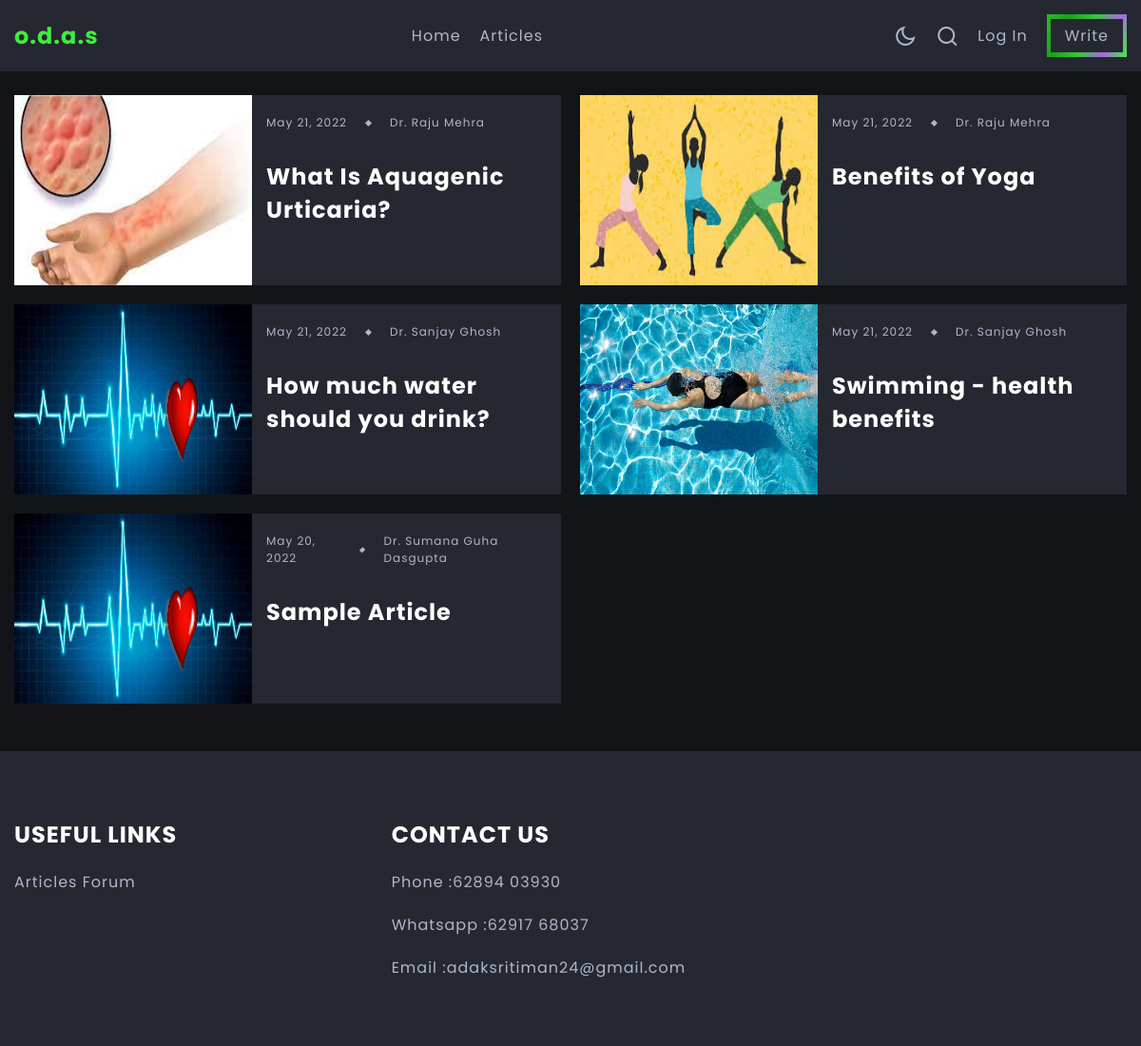
The page /articles/results/ on the database its author committed.
### article/models.py (models this page shows, shortened)
class Article(models.Model):
    author = models.ForeignKey(Doctor, on_delete=models.CASCADE)
    title=models.CharField(max_length=100)
    upload_date=models.DateField(auto_now_add=True)
    image = models.ImageField(upload_to='blogs/%Y/%m/%d/', default='heart.jpg')
    blog=models.TextField(max_length=6500)

### article/views.py (the view)
# urls.py: path('results/', views.results, name='results'),
def results(request):
    articles_list=Article.objects.order_by("-upload_date")
    return render(request, 'article/results.html', {'articles':articles_list})

### article/templates/article/results.html (shortened to what this page needs)
{% extends 'article/base1.html' %}
{% load static %}
{% block content %}
<section class="result-posts section section-header-offset">
    <div class="container">
        <div class="results-grid-wrapper d-grid">
            {% for article in articles %}
                <a href="{% url 'read_article' article.id %}" class="article d-grid">
                    <div class="results-image-wrapper">
                        <img src="{{article.image.url}}" alt="Couldn\'t load image">
                    </div>
                    <div class="article-data-container">
                        <div class="article-data">
                            <span>{{article.upload_date}}</span>
                            <span class="article-data-spacer"></span>
                            <span>Dr. {{article.author.first_name}} {{article.author.last_name}}</span>
                        </div>
                        <h3 class="title article-title">{{article.title}}</h3>
                    </div>
                </a>
            {% endfor %}
        </div>
    </div>
</section>
{% endblock content %}

### article/static/article/css/main.css (style rules this page uses)
:root { --light-color: #fff; --light-color-alt: #afb6cd; --dark-color: #131417; --dark-color-alt: #252830; --hover-color: rgb(64, 236, 64); --hover-color-alt: #fff; --transparent-light-color:rgba(255,255,255,0.05); --transparent-dark-color:rgba(0,0,0,0.75); --gradient-color: linear-gradient(115deg, rgb(40, 185, 40), rgb(28, 161, 28), rgb(56, 200, 56), #a767e5, var(--hover-color)); --font-family:'Poppins',sans-serif; --font-size-xsm:1.2rem; --font-size-sm:1.6rem; --font-size-md:2.4rem; --font-size-lg:3rem; --font-size-xl:4rem; --gap:2rem; --margin-sm:2rem; --margin-md:3rem; --item-min-height-sm:20rem; --item-min-height-md:30rem; }
* { margin: 0; padding: 0; box-sizing: border-box; }
html { font-size: 62.5%; }
body { font-family: var(--font-family); font-size: var(--font-size-sm); color: var(--light-color-alt); background-color: var(--dark-color); letter-spacing: 1px; transition: background-color .25s, color .25s; }
a { text-decoration: none; color: inherit; height: fit-content; }
img { max-width: 100%; display: block; }
.container { max-width: 160rem; margin: 0 auto; padding: 0 1.5rem; }
.d-grid { display: grid; }
.section { padding-block: 5rem; }
.section-header-offset { margin-top: 5rem; }
.article-data-spacer { width: 0.5rem; height: 0.5rem; background-color: var(--light-color-alt); transform: rotate(45deg); }
.article-data { display: flex; align-items: center; gap: var(--gap); font-size: var(--font-size-xsm); margin-bottom: 1rem; }
.title { padding-top: 2rem; color: var(--light-color); }
.article { position: relative; min-height: var(--item-min-height-md); }
.article-data-container { position: absolute; bottom: 0; left: 0; padding: 2rem 1.5rem; background-color: var(--transparent-dark-color); z-index: 10; width: 100%; transition: background-color 0.5s; }
.article-title { font-size: var(--font-size-md); }
.results-grid-wrapper { gap: var(--gap); }
.results-image-wrapper, .result-posts .article { min-height: var(--item-min-height-sm); }
.result-posts .article { background-color: var(--dark-color-alt); }
.results-image-wrapper { position: relative; }
.results-image-wrapper img { position: absolute; height: 100%; width: 100%; }
.results-grid-wrapper .article-data-container { position: static; background-color: transparent; }
.results-grid-wrapper .article-title { margin-bottom: var(--margin-sm); }
@media screen and (min-width:768px) { .result-posts .article { grid-template-columns: 25rem 1fr; } }
@media screen and (min-width:768px) { .results-image-wrapper { height: auto; } }
@media screen and (min-width:1024px) { .results-grid-wrapper { grid-template-columns: repeat(2,1fr); } }

### rows shown on the page
Article: image (picture), upload_date "May 21, 2022", author.first_name "Raju", author.last_name "Mehra", title "What Is Aquagenic Urticaria?"
Article: image (picture), upload_date "May 21, 2022", author.first_name "Raju", author.last_name "Mehra", title "Benefits of Yoga"
Article: image (picture), upload_date "May 21, 2022", author.first_name "Sanjay", author.last_name "Ghosh", title "How much water should you drink?"
Article: image (picture), upload_date "May 21, 2022", author.first_name "Sanjay", author.last_name "Ghosh", title "Swimming - health benefits"
Article: image (picture), upload_date "May 20, 2022", author.first_name "Sumana", author.last_name "Guha Dasgupta", title "Sample Article"
